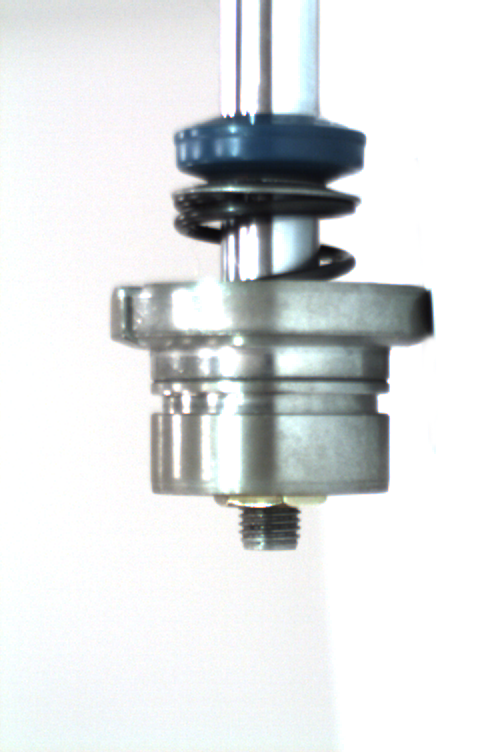
#> input picture imgs/wrong_type_1.bmp, 480 x 752 px
$ python q34.py   (older library calls are emulated)
#> lines starting #> are read from the running program, lines starting #| are printed output that depends on the picture; after the words box and inside, x2 and y2 are one past the last pixel; in counts of white or black regions, pixels touching at a corner belong together; long printed decimals are rounded
import cv2
import numpy as np
import math

def de(img,kernel):
	eroded=cv2.erode(img,kernel);
	dilated = cv2.dilate(img,kernel)
	result = cv2.absdiff(dilated,eroded);
	return result

def find_edge(img,thresh):
	# get gray img
	gray = cv2.cvtColor(img,cv2.COLOR_BGR2GRAY)
	# threshold with thresh
	ret, binary = cv2.threshold(gray,thresh,255,cv2.THRESH_BINARY)
	img_h = img.shape[0]
	img_w = img.shape[1]
	res = np.zeros((img_h,img_w))
	flags_row = [0]*img_h
	flags_col = [0]*img_w
	for row in range(0,img_h):
		for col in range(0,img_w):
			if binary[row,col] == 255:
				res[row,col] = 255
				flags_row[row] = 1
				flags_col[col] = 1
				break
			else:
				pass
	for row in range(-1,-img_h,-1):
		for col in range(-1,-img_w,-1):
			if binary[row,col] == 255:
				res[row,col] = 255
				flags_col[col] = 1
				break
			else:
				pass
	for x in range(img_w-1,0,-1):
		if flags_col[x] == 1:
			right_end = x
			break
	return res, flags_row.index(0), flags_col.index(1), right_end

def detect_blue(input_img,hsv):
	img_h = input_img.shape[0]
	img_w = input_img.shape[1]
	# hsv = cv2.cvtColor(input_img, cv2.COLOR_BGR2HSV)
	H, S, V = cv2.split(hsv)
	lower_blue=np.array([80,43,46])
	upper_blue=np.array([130,255,255])
	mask = cv2.inRange(hsv, lower_blue, upper_blue)
	#cv2.imshow('Mask', mask)
	res = cv2.bitwise_and(hsv,hsv, mask=mask)
	left_edge_list = np.zeros(img_h,dtype=np.int)
	right_edge_list = np.zeros(img_h,dtype=np.int)
	lines=[0]*img_h
	for x in range(0,img_h):
		target_point = 0
		left_trigger = 0
		right_trigger = 0
		for y0 in res[x]:
			if y0[0]!=0:
				target_point+=1
		lines[x] = target_point
	# print(lines)
	upper_bound = 0;
	for l in lines:
		if l > 100:
			# print(lines.index(l))
			upper_bound = lines.index(l)
			break
	return res,upper_bound,lines

def feature_imgs(img,thresh,output_width,output_height):
	kernel = np.ones((5,5),np.uint8)
	gray = cv2.cvtColor(img,cv2.COLOR_BGR2GRAY)
	hsv = cv2.cvtColor(img, cv2.COLOR_BGR2HSV)
	ret, binary = cv2.threshold(gray,thresh,255,cv2.THRESH_BINARY_INV)
	gradient = de(img,kernel)
	edges, lower_bound, left_bound, right_bound = find_edge(gradient,thresh)
	blue_area, upper_bound, blue_lines  = detect_blue(img,hsv)

	edges = cv2.resize(edges[upper_bound:lower_bound,left_bound:right_bound],(output_width,output_height),interpolation=cv2.INTER_CUBIC)
	gray = cv2.resize(gray[upper_bound:lower_bound,left_bound:right_bound],(output_width,output_height),interpolation=cv2.INTER_CUBIC)
	blue_area = cv2.resize(blue_area[upper_bound:lower_bound,left_bound:right_bound],(output_width,output_height),interpolation=cv2.INTER_CUBIC)
	gradient = cv2.resize(gradient[upper_bound:lower_bound,left_bound:right_bound],(output_width,output_height),interpolation=cv2.INTER_CUBIC)
	binary = cv2.resize(binary[upper_bound:lower_bound,left_bound:right_bound],(output_width,output_height),interpolation=cv2.INTER_CUBIC)
	img = cv2.resize(img[upper_bound:lower_bound,left_bound:right_bound],(output_width,output_height),interpolation=cv2.INTER_CUBIC)
	hsv = cv2.resize(hsv[upper_bound:lower_bound,left_bound:right_bound],(output_width,output_height),interpolation=cv2.INTER_CUBIC)
	return gray, hsv, binary, gradient, edges, blue_area, img, upper_bound, lower_bound, left_bound, right_bound, blue_lines

def point4(binary,upper,lower,threshold):
	mount = sum(sum(binary[upper:lower,:]))/255
	print(mount)
	if mount < threshold:
		flags[3] = 0

def point3(binary,upper,lower,threshold):
	mount = sum(sum(binary[upper:lower,:]))/255
	print('point3 ',mount)
	if mount < threshold:
		flags[2] = 0

def point2(edges,upper,lower,threshold):
	columns = [0]*img_w
	rows = [0]*img_h
	for r in range(0,img_h):
		for c in range(0,img_w):
			edges[r,c] = max(0,edges[r,c])
			if edges[r,c] > 0:
				edges[r,c] = 255;
	for col in range(math.floor(img_w/2),img_w):
		if sum(edges[upper:lower,col]) > 0:
			columns[col] = 1
	left = columns.index(1)
	for cc in range(img_w-1,0,-1):
		if columns[cc] == 1:
			right = cc
			break
	if right-left > threshold:
		flags[1] = 0
	# print('left ', left, ' right ',right, ' right-left ',right-left)
	# cv2.imshow('ed',edges[upper:lower,cc:img_w])
	# print('rows ', rows)
def point1(blue_lines,upper,lower,upper_bound,lower_bound):
	blue_lines = blue_lines[upper_bound:lower_bound]
	part = math.floor((lower-upper)/3)
	upper_part = max(blue_lines[upper:upper+part])
	lower_part = max(blue_lines[lower-2*part:lower])
	max_part = max(blue_lines[upper:lower])
	if upper_part == max_part  :
		flags[0] = 0
	print(' upper_part ', upper_part)
	print(' lower_part ', lower_part)
	print('max ',max_part)

w_img = cv2.imread("./imgs/wrong_type_1.bmp")
#> w_img is the input picture: shape (752, 480, 3); mean B, G, R 225.1, 224.3, 221.5
# r_img = cv2.imread("./imgs/bigr.bmp")
img_h = 430
img_w = 320
flags = [1,1,1,1]

################################################################################
# threshold from 30 to 50 is recomended
gray, hsv, binary, gradient, edges, blue_area, img, upper_bound, lower_bound, left_bound, right_bound, blue_lines = feature_imgs(w_img,30,img_w,img_h)
#> in feature_imgs, `hsv = cv2.cvtColor(img, cv2.COLOR_BGR2HSV)`: hsv: shape (752, 480, 3); mean H, S, V 57, 12, 227
#> in feature_imgs, `ret, binary = cv2.threshold(gray,thresh,255,cv2.THRESH_BINARY_INV)`:
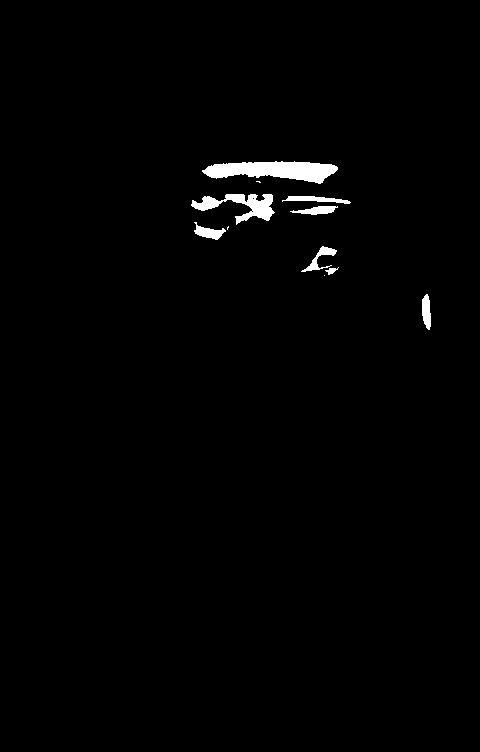
#> binary: shape (752, 480); 1.2% white; 11 white regions (3 under 20 px), largest, box (x1, y1, x2, y2) and area: (202, 161, 338, 184) 1946, (191, 194, 275, 225) 1052, (282, 196, 351, 204) 289
#> in feature_imgs, `ret, binary = cv2.threshold(gray,thresh,255,cv2.THRESH_BINARY_INV)`: ret = 30
#> in find_edge, `ret, binary = cv2.threshold(gray,thresh,255,cv2.THRESH_BINARY)`:
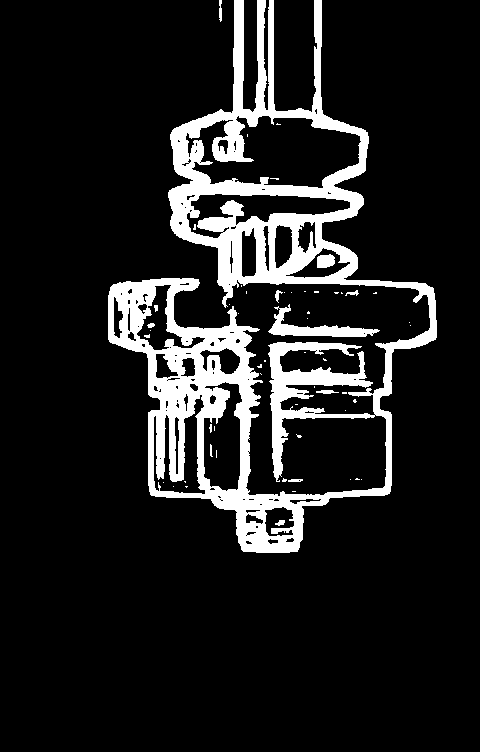
#> binary: shape (752, 480); 12.5% white; 56 white regions (44 under 20 px), largest, box (x1, y1, x2, y2) and area: (108, 0, 437, 553) 43085, (268, 304, 380, 337) 1146, (317, 254, 335, 268) 212
#> after the loop in find_edge, `for row in range(0,img_h):`: res: shape (752, 480) float64; 0.15% white in thin lines or dots, all inside (x1, y1, x2, y2) = (108, 0, 257, 553)
#> after the loop in find_edge, `for row in range(-1,-img_h,-1):`:
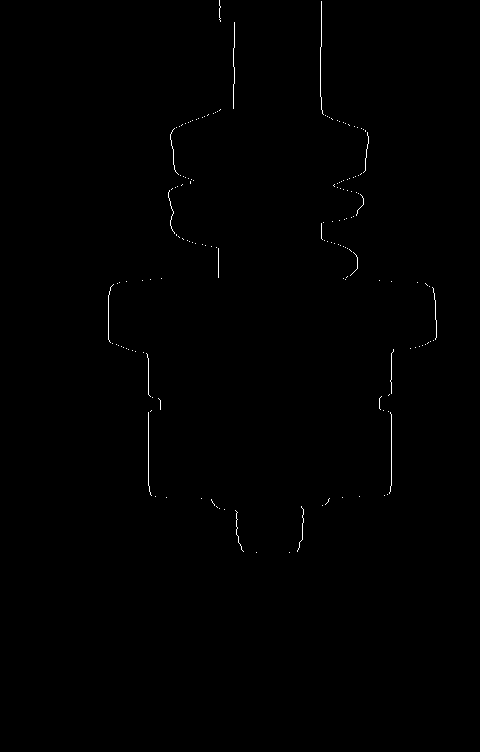
#> res: shape (752, 480) float64; 0.31% white in thin lines or dots, all inside (x1, y1, x2, y2) = (108, 0, 437, 553)
#> in feature_imgs, `edges, lower_bound, left_bound, right_bound = find_edge(gradient,thresh)`: lower_bound = 553; left_bound = 108; right_bound = 436
#> in detect_blue, `mask = cv2.inRange(hsv, lower_blue, upper_blue)`:
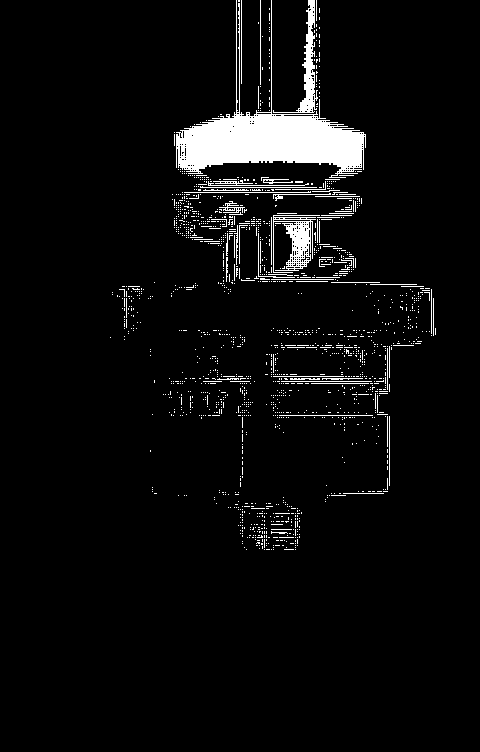
#> mask: shape (752, 480); 4.8% white; 1589 white regions (1531 under 20 px), largest, box (x1, y1, x2, y2) and area: (176, 0, 366, 178) 8854, (273, 215, 320, 273) 1124, (273, 0, 318, 113) 1005
#> in detect_blue, `res = cv2.bitwise_and(hsv,hsv, mask=mask)`: res: shape (752, 480, 3); mean H, S, V 5, 4.4, 6.5
#> in feature_imgs, `blue_area, upper_bound, blue_lines  = detect_blue(img,hsv)`: upper_bound = 118; blue_lines = 752 values, max 190 at index 138, min 0 at index 338, mean 23.13
#> in feature_imgs, `blue_area = cv2.resize(blue_area[upper_bound:lower_bound,left_bound:ri..`: blue_area: shape (430, 320, 3); mean H, S, V 11.5, 10.5, 13.8
#> in feature_imgs, `img = cv2.resize(img[upper_bound:lower_bound,left_bound:right_bound],(..`:
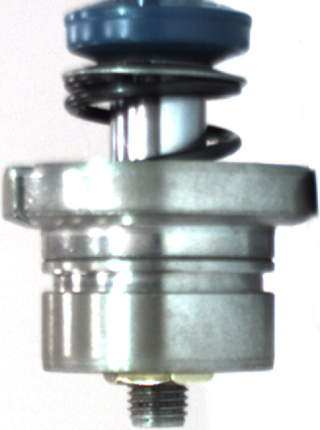
#> img: shape (430, 320, 3); mean B, G, R 187, 186.1, 180.9
#> in feature_imgs, `hsv = cv2.resize(hsv[upper_bound:lower_bound,left_bound:right_bound],(..`: hsv: shape (430, 320, 3); mean H, S, V 62.3, 24, 190.3
#> upper_bound = 118; lower_bound = 553; left_bound = 108; right_bound = 436
print('upper ',upper_bound,' lower ',lower_bound, ' left ',left_bound,' right ',right_bound)
#| upper  118  lower  553  left  108  right  436

# p4[270:300]
# p3[255:265]
# p2[50:80]
# p1[0:50]
point1(blue_lines,0,50,upper_bound,lower_bound)
#> in point1, `blue_lines = blue_lines[upper_bound:lower_bound]`: blue_lines = 435 values, max 190 at index 20, min 0 at index 220, mean 35.24
#> in point1, `upper_part = max(blue_lines[upper:upper+part])`: upper_part = 187
#> in point1, `lower_part = max(blue_lines[lower-2*part:lower])`: lower_part = 190
#|  upper_part  187
#|  lower_part  190
#| max  190
# recomended threshold = 25
point2(edges,50,80,25)
#> after the loop in point2, `for r in range(0,img_h):`:
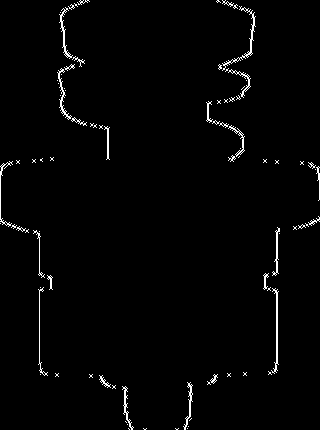
#> edges: shape (430, 320) float64; 1.8% white in thin lines or dots
#> after the loop in point2, `for col in range(math.floor(img_w/2),img_w):`: columns = 320 values, max 1 at index 218, min 0 at index 0, mean 0.109
#> in point2, `left = columns.index(1)`: left = 218
# recomended threshold = 20
point3(binary,255,265,30)
#> in point3, `mount = sum(sum(binary[upper:lower,:]))/255`: mount = 0
#| point3  0.0
# recomended threshold = 60
point4(binary,270,300,60)
#| 0.0

################################################################################
# imshow
cv2.imshow('gray',gray)
cv2.imshow('blue_area',blue_area[0:32])
cv2.imshow('binary',binary)
cv2.imshow('binary_p3',binary[255:265])
cv2.imshow('edges',edges[50:80])
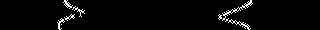
#> window 'edges': shape (30, 320); 3% white in thin lines or dots, all inside (x1, y1, x2, y2) = (57, 0, 253, 30)
cv2.imshow('gradient',gradient)
cv2.waitKey(0)
cv2.destroyAllWindows()
print(flags)

$ run again, with imgs/wrong_type_2.bmp copied over imgs/wrong_type_1.bmp
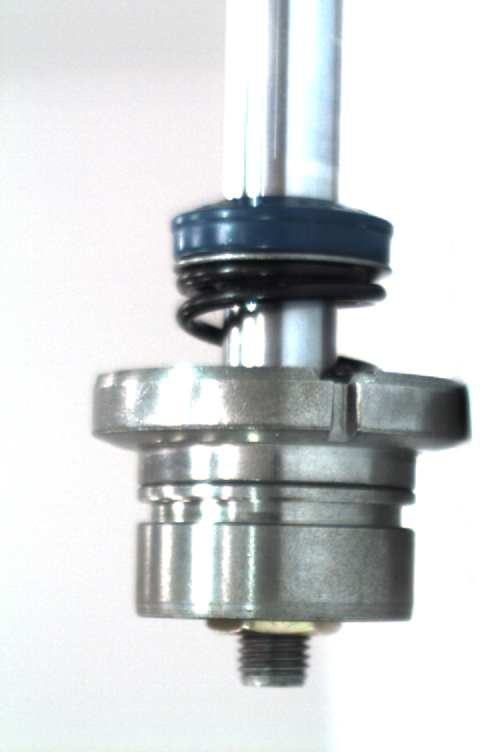
#> input picture imgs/wrong_type_2.bmp, 480 x 752 px
#> w_img is the input picture: shape (752, 480, 3); mean B, G, R 211.4, 210.4, 207.2
#> in feature_imgs, `ret, binary = cv2.threshold(gray,thresh,255,cv2.THRESH_BINARY_INV)`: ret = 30
#> after the loop in find_edge, `for row in range(-1,-img_h,-1):`:
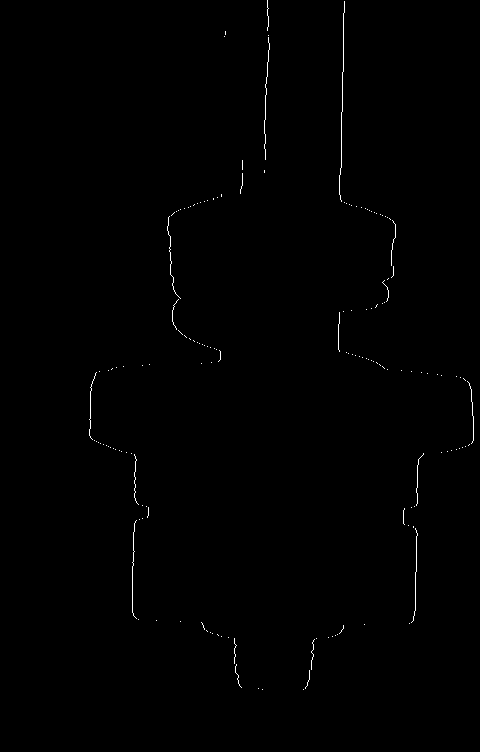
#> res: shape (752, 480) float64; 0.38% white in thin lines or dots, all inside (x1, y1, x2, y2) = (89, 0, 474, 690)
#> in feature_imgs, `edges, lower_bound, left_bound, right_bound = find_edge(gradient,thresh)`: lower_bound = 690; left_bound = 89; right_bound = 473
#> mask: shape (752, 480); 6.8% white; 2363 white regions (2269 under 20 px), largest, box (x1, y1, x2, y2) and area: (172, 0, 392, 267) 13841, (283, 301, 328, 378) 1251, (242, 293, 263, 312) 189
#> in feature_imgs, `blue_area, upper_bound, blue_lines  = detect_blue(img,hsv)`: upper_bound = 198; blue_lines = 752 values, max 221 at index 222, min 0 at index 444, mean 32.8
#> blue_area: shape (430, 320, 3); mean H, S, V 11.6, 10, 13.8
#> `gray, hsv, binary, gradient, edges, blue_area, img, upper_bound, lower..`: upper_bound = 198; lower_bound = 690; left_bound = 89; right_bound = 473
#| upper  198  lower  690  left  89  right  473
#> in point1, `blue_lines = blue_lines[upper_bound:lower_bound]`: blue_lines = 492 values, max 221 at index 24, min 0 at index 246, mean 41.4
#> upper_part = 182
#> lower_part = 221
#|  upper_part  182
#|  lower_part  221
#| max  221
#> after the loop in point2, `for col in range(math.floor(img_w/2),img_w):`: columns = 320 values, max 1 at index 243, min 0 at index 0, mean 0.0375
#> left = 243
#> in point3, `mount = sum(sum(binary[upper:lower,:]))/255`: mount = 0.361
#| point3  0.3608
#> in point4, `mount = sum(sum(binary[upper:lower,:]))/255`: mount = 0
#| 0.0
#> `cv2.imshow('edges',edges[50:80])`:
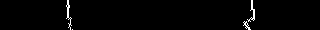
#> window 'edges': shape (30, 320); 1.5% white in thin lines or dots, all inside (x1, y1, x2, y2) = (66, 0, 255, 30)

$ run again, with imgs/0000b..bmp copied over imgs/wrong_type_1.bmp
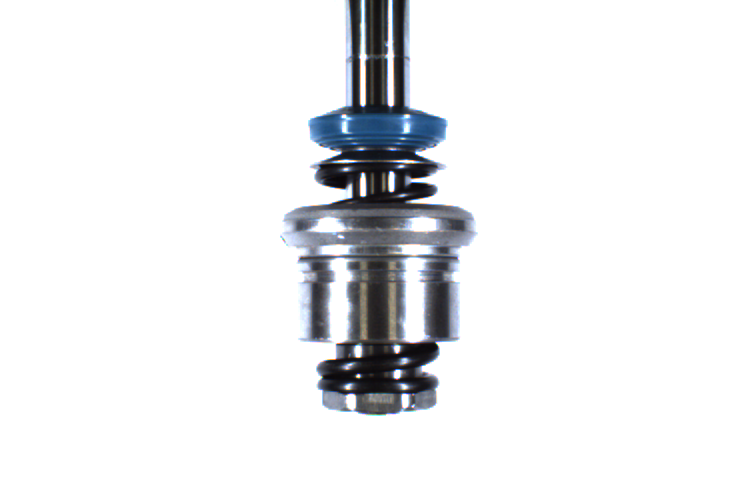
#> input picture imgs/0000b..bmp, 752 x 480 px
#> w_img is the input picture: shape (480, 752, 3); mean B, G, R 237.4, 235.8, 235
#> in feature_imgs, `ret, binary = cv2.threshold(gray,thresh,255,cv2.THRESH_BINARY_INV)`: ret = 30
#> after the loop in find_edge, `for row in range(-1,-img_h,-1):`:
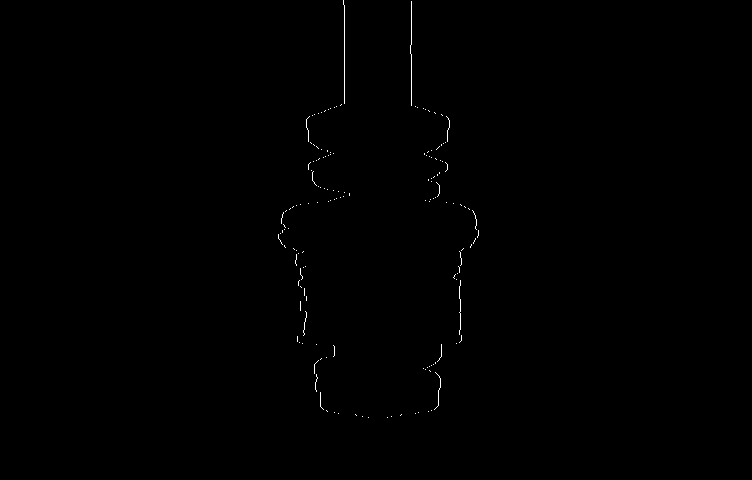
#> res: shape (480, 752) float64; 0.23% white in thin lines or dots, all inside (x1, y1, x2, y2) = (278, 0, 479, 418)
#> in feature_imgs, `edges, lower_bound, left_bound, right_bound = find_edge(gradient,thresh)`: lower_bound = 418; left_bound = 278; right_bound = 478
#> mask: shape (480, 752); 4.4% white; 864 white regions (775 under 20 px), largest, box (x1, y1, x2, y2) and area: (308, 0, 448, 164) 6351, (316, 364, 438, 414) 754, (300, 254, 460, 283) 588
#> in feature_imgs, `blue_area, upper_bound, blue_lines  = detect_blue(img,hsv)`: upper_bound = 116; blue_lines = 480 values, max 140 at index 120, min 0 at index 414, mean 32.81
#> blue_area: shape (430, 320, 3); mean H, S, V 24.6, 23.8, 34
#> `gray, hsv, binary, gradient, edges, blue_area, img, upper_bound, lower..`: upper_bound = 116; lower_bound = 418; left_bound = 278; right_bound = 478
#| upper  116  lower  418  left  278  right  478
#> in point1, `blue_lines = blue_lines[upper_bound:lower_bound]`: blue_lines = 302 values, max 140 at index 4, min 0 at index 298, mean 43.72
#> upper_part = 140
#> lower_part = 136
#> max_part = 140
#|  upper_part  140
#|  lower_part  136
#| max  140
#> after the loop in point2, `for col in range(math.floor(img_w/2),img_w):`: columns = 320 values, max 1 at index 231, min 0 at index 0, mean 0.134
#> left = 231
#> in point3, `mount = sum(sum(binary[upper:lower,:]))/255`: mount = 0
#| point3  0.0
#> in point4, `mount = sum(sum(binary[upper:lower,:]))/255`: mount = 3.27
#| 3.271
#> `cv2.imshow('edges',edges[50:80])`:
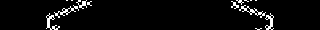
#> window 'edges': shape (30, 320); 4.6% white in thin lines or dots, all inside (x1, y1, x2, y2) = (46, 0, 274, 30)
